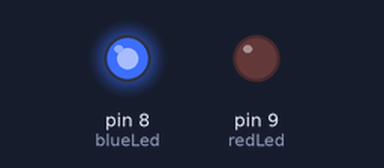
A sketch run on a simulated Arduino Uno, built with avr-gcc and run on an emulated ATmega328P. On the bench: output pins drawn as LEDs (lit = HIGH).

Above: at 0.02 s.
At 1.92 s:
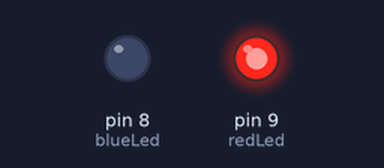
At 4.57 s:
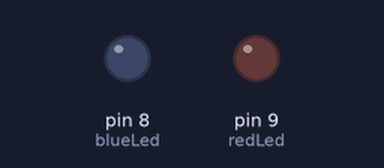
Timing chart, 0 to 4.9 s (numbered marks = the images above):
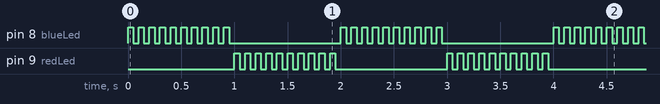

The sketch:

Flickering_More_Elegant_v1_sketch_dec20d.ino
```cpp
const int blueLed = 8;
const int redLed = 9;

void setup()
{
  pinMode(blueLed, OUTPUT);
  pinMode(redLed, OUTPUT);
}

void blueOn()
{
  digitalWrite(blueLed, HIGH);
}

void blueOff()
{
  digitalWrite(blueLed, LOW);
}

void redOn()
{
  digitalWrite(redLed, HIGH);
}

void redOff()
{
  digitalWrite(redLed, LOW);
}

void loop()
{
  int i;
  for (i = 0; i < 10; ++i)
  {
    blueOn();
    delay(50);
    blueOff();
    delay(50);
  }

  for (i = 0; i < 10; ++i)
  {
    redOn();
    delay(50);
    redOff();
    delay(50);
  }
}
```

Measured:
- by itself, pin 8 (blueLed), pin 9 (redLed): repeats every 2.0 s: 9 × (LOW 0.05 s, HIGH 0.05 s), LOW 1.1 s, HIGH 0.05 s
